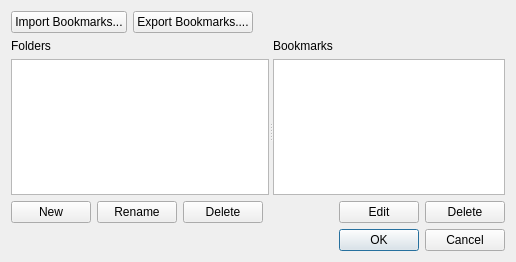
<?xml version="1.0" encoding="UTF-8"?>
<ui version="4.0">
 <class>UiBookmarkManagerDialog</class>
 <widget class="QDialog" name="UiBookmarkManagerDialog">
  <property name="geometry">
   <rect>
    <x>0</x>
    <y>0</y>
    <width>394</width>
    <height>262</height>
   </rect>
  </property>
  <property name="windowTitle">
   <string>Bookmark Manager - Marble</string>
  </property>
  <layout class="QVBoxLayout" name="verticalLayout">
   <item>
    <layout class="QHBoxLayout" name="horizontalLayout">
     <item>
      <widget class="QPushButton" name="importButton">
       <property name="enabled">
        <bool>true</bool>
       </property>
       <property name="text">
        <string>Import Bookmarks...</string>
       </property>
      </widget>
     </item>
     <item>
      <widget class="QPushButton" name="exportButton">
       <property name="enabled">
        <bool>true</bool>
       </property>
       <property name="text">
        <string>Export Bookmarks....</string>
       </property>
      </widget>
     </item>
     <item>
      <spacer name="horizontalSpacer_3">
       <property name="orientation">
        <enum>Qt::Horizontal</enum>
       </property>
       <property name="sizeHint" stdset="0">
        <size>
         <width>40</width>
         <height>20</height>
        </size>
       </property>
      </spacer>
     </item>
    </layout>
   </item>
   <item>
    <widget class="QSplitter" name="splitter">
     <property name="orientation">
      <enum>Qt::Horizontal</enum>
     </property>
     <widget class="QWidget" name="layoutWidget">
      <layout class="QGridLayout" name="foldersGridLayout">
       <item row="0" column="0">
        <widget class="QLabel" name="foldersLabel">
         <property name="text">
          <string>Folders</string>
         </property>
        </widget>
       </item>
       <item row="1" column="0" colspan="4">
        <widget class="QListView" name="foldersListView"/>
       </item>
       <item row="2" column="0">
        <widget class="QPushButton" name="newFolderButton">
         <property name="enabled">
          <bool>true</bool>
         </property>
         <property name="text">
          <string>New</string>
         </property>
        </widget>
       </item>
       <item row="2" column="1">
        <widget class="QPushButton" name="renameFolderButton">
         <property name="text">
          <string>Rename</string>
         </property>
        </widget>
       </item>
       <item row="2" column="2">
        <widget class="QPushButton" name="removeFolderButton">
         <property name="enabled">
          <bool>true</bool>
         </property>
         <property name="text">
          <string>Delete</string>
         </property>
        </widget>
       </item>
       <item row="2" column="3">
        <spacer name="horizontalSpacer_2">
         <property name="orientation">
          <enum>Qt::Horizontal</enum>
         </property>
         <property name="sizeHint" stdset="0">
          <size>
           <width>18</width>
           <height>20</height>
          </size>
         </property>
        </spacer>
       </item>
      </layout>
     </widget>
     <widget class="QWidget" name="layoutWidget">
      <layout class="QGridLayout" name="bookmarksGridLayout">
       <item row="0" column="0">
        <widget class="QLabel" name="bookmarkLabel">
         <property name="text">
          <string>Bookmarks</string>
         </property>
        </widget>
       </item>
       <item row="1" column="0" colspan="3">
        <widget class="QListView" name="bookmarksListView"/>
       </item>
       <item row="2" column="0">
        <spacer name="horizontalSpacer">
         <property name="orientation">
          <enum>Qt::Horizontal</enum>
         </property>
         <property name="sizeHint" stdset="0">
          <size>
           <width>40</width>
           <height>20</height>
          </size>
         </property>
        </spacer>
       </item>
       <item row="2" column="1">
        <widget class="QPushButton" name="editBookmarkButton">
         <property name="text">
          <string>Edit</string>
         </property>
        </widget>
       </item>
       <item row="2" column="2">
        <widget class="QPushButton" name="removeBookmarkButton">
         <property name="enabled">
          <bool>true</bool>
         </property>
         <property name="text">
          <string>Delete</string>
         </property>
        </widget>
       </item>
      </layout>
     </widget>
    </widget>
   </item>
   <item>
    <widget class="QDialogButtonBox" name="buttonBox">
     <property name="standardButtons">
      <set>QDialogButtonBox::Cancel|QDialogButtonBox::Ok</set>
     </property>
    </widget>
   </item>
  </layout>
 </widget>
 <resources/>
 <connections>
  <connection>
   <sender>buttonBox</sender>
   <signal>accepted()</signal>
   <receiver>UiBookmarkManagerDialog</receiver>
   <slot>accept()</slot>
   <hints>
    <hint type="sourcelabel">
     <x>202</x>
     <y>233</y>
    </hint>
    <hint type="destinationlabel">
     <x>202</x>
     <y>124</y>
    </hint>
   </hints>
  </connection>
  <connection>
   <sender>buttonBox</sender>
   <signal>rejected()</signal>
   <receiver>UiBookmarkManagerDialog</receiver>
   <slot>reject()</slot>
   <hints>
    <hint type="sourcelabel">
     <x>202</x>
     <y>233</y>
    </hint>
    <hint type="destinationlabel">
     <x>202</x>
     <y>124</y>
    </hint>
   </hints>
  </connection>
 </connections>
</ui>
